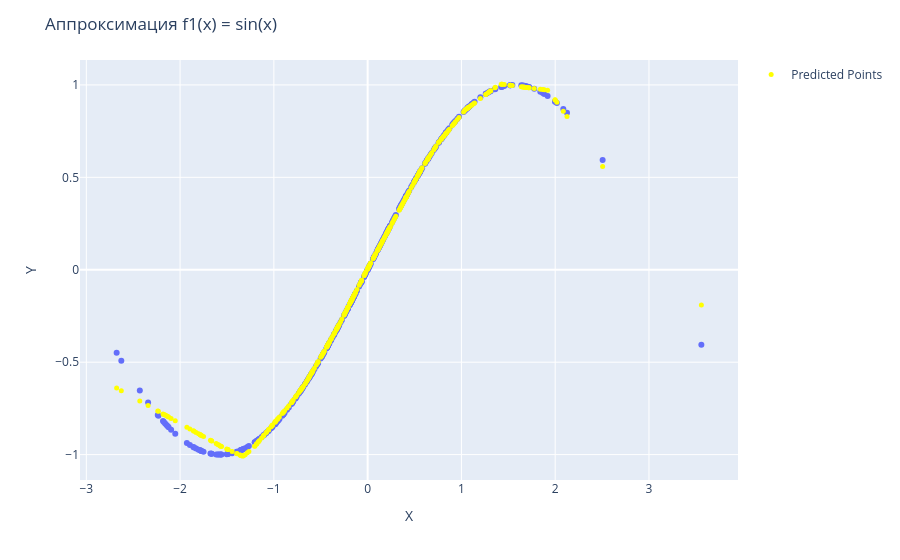

Here is the notebook cell this chart was saved with:
### Markdown cell above
### Функция f1(x) = sin(x)

Функция f1 представляет собой синусоидальную зависимость y = sin(x). Она является нелинейной и периодической, поэтому позволяет оценить способность моделей аппроксимировать плавные изменения целевой функции.

### Сравнение моделей

| Модель      | MSE | RMSE | MAE | R² | MAPE, % | Качество, % |
|-------------|---:|---:|---:|---:|---:|---:|
| sklearn MLP | 0.000435 | 0.020856 | 0.010395 | 0.998948 | 4.0318 | 99.50 |
| PyTorch MLP | 0.000034 | 0.005796 | 0.003631 | 0.999920 | 1.7217 | 100.00 |
| RBF         | 0.000006 | 0.002434 | 0.001282 | 0.999986 | 0.3880 | 100.00 |
| RBF (Adam)  | 0.000312 | 0.017676 | 0.005988 | 0.999244 | 1.6274 | 99.75 |
| ANFIS       | 0.000017 | 0.004109 | 0.003115 | 0.999959 | 2.1074 | 100.00 |

### Вывод

Все рассмотренные модели показали высокое качество аппроксимации функции f1. Наилучший результат продемонстрировала модель RBF в первом эксперименте: она имеет минимальные значения MSE (0.000006), RMSE (0.002434), MAE (0.001282) и MAPE (0.3880%), а также максимальный коэффициент детерминации R² = 0.999986.

Модель ANFIS и нейросеть PyTorch также показали высокую точность, однако несколько уступили первой модели RBF. Наименее точный результат получен у sklearn MLP, хотя его качество аппроксимации также составило 99.50%.

Таким образом, для аппроксимации функции f1 наилучшей оказалась модель RBF из первого эксперимента.

### Code cell
X_f1 = np.random.normal(loc=0.0, scale=1.0, size=(1000, 1))
y_f1 = np.sin(X_f1).ravel()

X_train_f1, X_test_f1, y_train_f1, y_test_f1 = train_test_split(
    X_f1, y_f1, test_size=0.4, random_state=123
)

model_path = "best_net_f1.pkl"

if os.path.exists(model_path):
    best_net_f1 = joblib.load(model_path)
    print("Загружена сохранённая модель.")

else:
    net_f1 = MLPRegressor(random_state=0)

    params_f1 = {
        "hidden_layer_sizes": [(5,), (10,), (10, 10), (20, 10)],
        "activation": ["tanh", "relu"],
        "solver": ["adam"],
        "learning_rate_init": [0.001, 0.005, 0.01],
        "alpha": [0.0001, 0.001, 0.01],
        "max_iter": [1000]
    }

    random_search = RandomizedSearchCV(
        estimator=net_f1,
        param_distributions=params_f1,
        n_iter=20,
        scoring="r2",
        cv=5,
        random_state=42,
        n_jobs=-1
    )

    random_search.fit(X_train_f1, y_train_f1)

    best_net_f1 = random_search.best_estimator_

    joblib.dump(best_net_f1, model_path)

    print("Модель обучена и сохранена.")
    print("Лучшие параметры:", random_search.best_params_)
    print("Лучший R2 на кросс-валидации:", random_search.best_score_)

pred_f1 = best_net_f1.predict(X_test_f1)

print("R2 на тесте:", r2_score(y_test_f1, pred_f1))
m = MetricsCalculator()

metrics_f1 = m.calculate_comprehensive_metrics(
    y_true=y_test_f1,
    y_pred=pred_f1,
    model_name="sklearn: f1(x) = sin(x)"
)

quality_f1 = m.approximation_quality(
    deviation=0.1,
    y_pred=pred_f1,
    y_true=y_test_f1
)

print(f"Качество аппроксимации: {quality_f1:.2f}%")
visualize_and_evaluate_2d_model(X_test_f1, y_test_f1, pred_f1, "Аппроксимация f1(x) = sin(x)")

### Figure 1 — Plotly figure (JSON) as saved in the notebook; plotly's stock layout.template omitted (floating-point values rounded to 4 significant figures; data arrays with more than 128 entries replaced by an {"elided": "..."} marker saying what was removed)
{"data": [{"hovertemplate": "X=%{x}<br>Y=%{y}<extra></extra>", "legendgroup": "", "marker": {"color": "#636efa", "symbol": "circle"}, "mode": "markers", "name": "", "orientation": "v", "showlegend": false, "x": {"elided": "400 float values"}, "xaxis": "x", "y": {"elided": "400 float values"}, "yaxis": "y", "type": "scatter"}, {"marker": {"color": "yellow", "size": 5}, "mode": "markers", "name": "Predicted Points", "x": {"elided": "400 float values"}, "y": {"elided": "400 float values"}, "type": "scatter"}], "layout": {"xaxis": {"anchor": "y", "domain": [0.0, 1.0], "title": {"text": "X"}}, "yaxis": {"anchor": "x", "domain": [0.0, 1.0], "title": {"text": "Y"}}, "legend": {"tracegroupgap": 0}, "margin": {"t": 60}, "title": {"text": "Аппроксимация f1(x) = sin(x)"}}}
